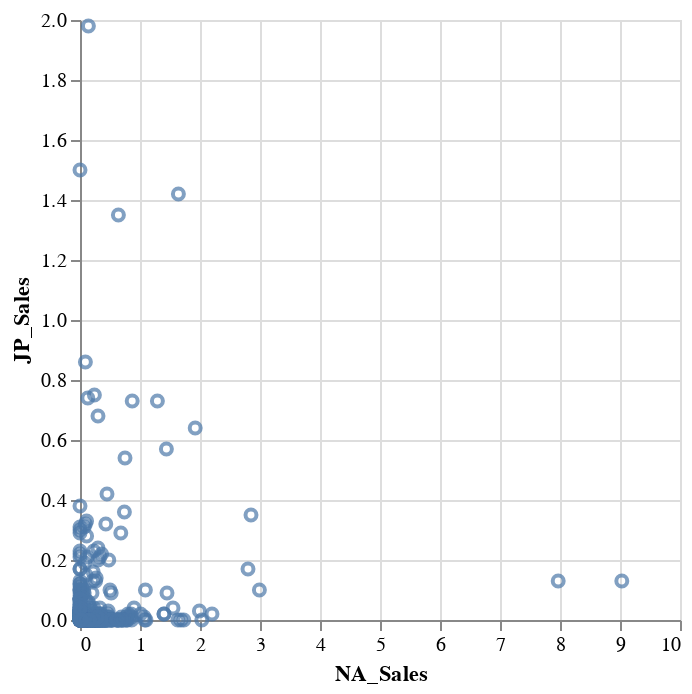

The notebook cell saved with this chart:
### Markdown cell above
## Step 4: interactive visualizations with `altair`

Next, we are going to explore the same data with `altair`.  `altair` can generate interactive visualizations very easily.  As with previous steps, please use the seaborn documentation ([https://altair-viz.github.io/getting_started/starting.html](https://altair-viz.github.io/getting_started/starting.html)) to discover what is available in the library.

We will create you a basic comparison plot, with a normal scale on both axes.  Note that altair is not designed for visualizing large numbers of points, so we will subsample our data down to 500 points.

Another note - ignore any warnings about the `convert_dtype` parameter being deprecated - that is from `altair` internals and isn't any indication of us doing anything wrong.

### Code cell
import altair as alt
##

sampled_vg_data = filtered_vg_data.sample(n=500, random_state=42)

alt.Chart(sampled_vg_data).mark_point().encode(
    x='NA_Sales',
    y='JP_Sales'
)

### Figure 1 — Vega-Lite specification as saved in the notebook (floating-point values rounded to 4 significant figures; data arrays with more than 128 entries replaced by an {"elided": "..."} marker saying what was removed)
{"config": {"view": {"continuousWidth": 300, "continuousHeight": 300}}, "data": {"name": "data-fbae30bf6f045bb06c583529d277868c"}, "mark": {"type": "point"}, "encoding": {"x": {"field": "NA_Sales", "type": "quantitative"}, "y": {"field": "JP_Sales", "type": "quantitative"}}, "$schema": "https://vega.github.io/schema/vega-lite/v5.20.1.json", "datasets": {"data-fbae30bf6f045bb06c583529d277868c": {"elided": "500 records"}}}
